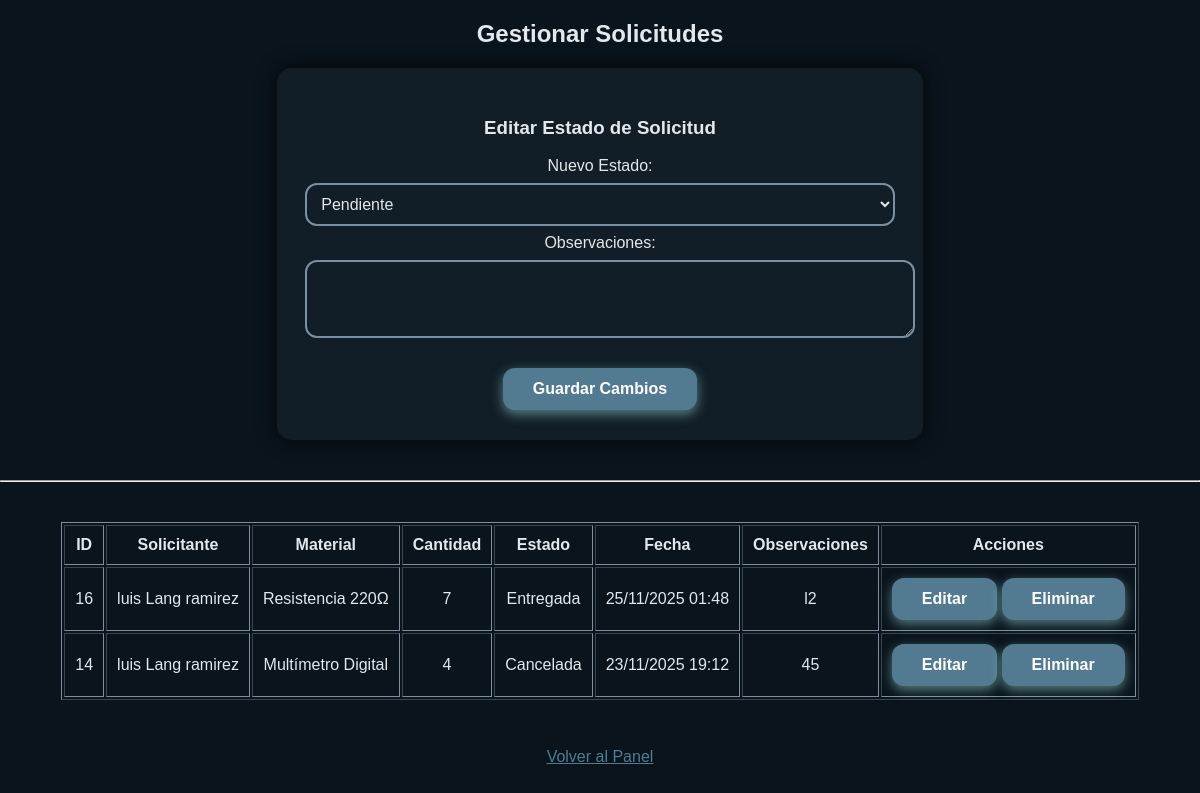
/index.php?controller=solicitudesAdmin&action=gestionar (signed in), run on an earlier commit of the app's database.
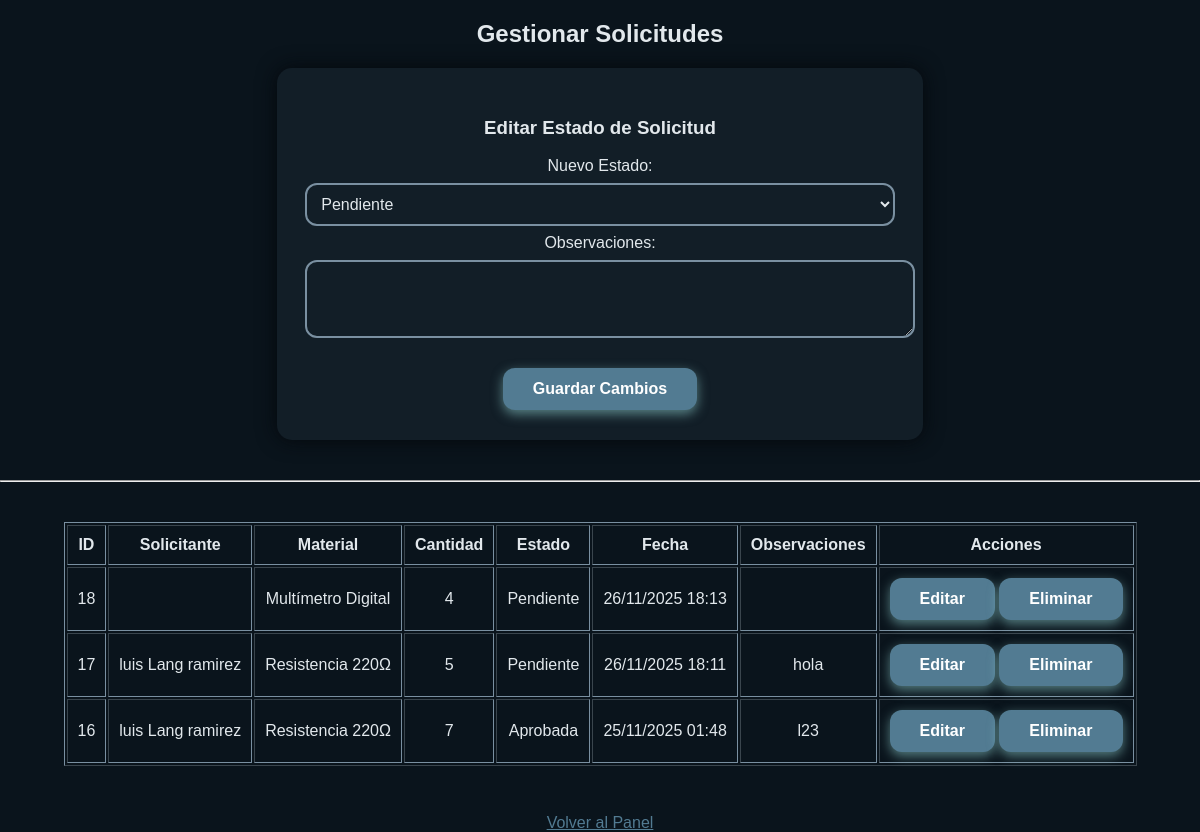
And on a later commit of the database.
### tables this page shows
CREATE TABLE `solicitudes` (
  `id_solicitud` int(11) NOT NULL AUTO_INCREMENT,
  `id_coordinadores` int(11) DEFAULT NULL,
  `id_alumno` int(11) DEFAULT NULL,
  `id_material` int(11) NOT NULL,
  `cantidad_solicitada` int(11) NOT NULL,
  `estado` enum('pendiente','aprobada','rechazada','entregada','cancelada') DEFAULT 'pendiente',
  `fecha_solicitud` datetime DEFAULT current_timestamp(),
  `observaciones` text DEFAULT NULL,
  PRIMARY KEY (`id_solicitud`),
  KEY `fk_solicitud_coord` (`id_coordinadores`),
  KEY `fk_solicitud_alumno` (`id_alumno`),
  KEY `fk_solicitud_material` (`id_material`),
  CONSTRAINT `fk_solicitud_alumno` FOREIGN KEY (`id_alumno`) REFERENCES `alumnos` (`id_alumno`) ON DELETE CASCADE ON UPDATE CASCADE,
  CONSTRAINT `fk_solicitud_coord` FOREIGN KEY (`id_coordinadores`) REFERENCES `coordinadores` (`id_coordinadores`) ON DELETE CASCADE ON UPDATE CASCADE,
  CONSTRAINT `fk_solicitud_material` FOREIGN KEY (`id_material`) REFERENCES `materiales` (`id_material`) ON DELETE CASCADE ON UPDATE CASCADE
);

CREATE TABLE `usuarios` (
  `id_usuario` int(11) NOT NULL AUTO_INCREMENT,
  `matricula` varchar(20) NOT NULL,
  `nombre` varchar(60) NOT NULL,
  `apellido_pa` varchar(60) NOT NULL,
  `apellido_ma` varchar(60) DEFAULT NULL,
  `correo` varchar(100) NOT NULL,
  `telefono` varchar(20) DEFAULT NULL,
  `contrasena` varchar(255) NOT NULL,
  `tipo_usuario` enum('coordinador','administrador','alumno') NOT NULL,
  `estatus` enum('activo','inactivo') DEFAULT 'activo',
  `genero` enum('masculino','femenino','otro') NOT NULL,
  `fecha_registro` datetime DEFAULT current_timestamp(),
  PRIMARY KEY (`id_usuario`),
  UNIQUE KEY `matricula` (`matricula`),
  UNIQUE KEY `correo` (`correo`)
);

CREATE TABLE `materiales` (
  `id_material` int(11) NOT NULL AUTO_INCREMENT,
  `id_ubicacion` int(11) NOT NULL,
  `nombre_material` varchar(100) NOT NULL,
  `descripcion` text DEFAULT NULL,
  `cantidad_disponible` int(11) NOT NULL DEFAULT 0,
  `unidad_medida` varchar(20) DEFAULT NULL,
  `estado` enum('activo','inactivo') DEFAULT 'activo',
  PRIMARY KEY (`id_material`),
  KEY `fk_material_ubicacion` (`id_ubicacion`),
  CONSTRAINT `fk_material_ubicacion` FOREIGN KEY (`id_ubicacion`) REFERENCES `ubicaciones` (`id_ubicacion`) ON DELETE CASCADE ON UPDATE CASCADE
);

### app/controllers/SolicitudesAdminController.php (called while the page is built, shortened)
<?php
require_once "config/Database.php";
require_once "app/models/Solicitud.php";
class SolicitudesAdminController {
    private $solicitudModel;
    public function __construct() {
        $this->conexion       = Database::getConnection();
        $this->solicitudModel = new Solicitud($this->conexion);
    }
    private function render($vista, $data = []) {
        extract($data);
        require "app/views/$vista.php";
    }
    public function gestionar() {
        $solicitudes = $this->solicitudModel->obtenerTodas();
        $mensaje = $_SESSION["mensaje"] ?? null;
        $actionEditar   = "index.php?controller=SolicitudesAdmin&action=editar";
        $actionEliminar = "index.php?controller=SolicitudesAdmin&action=eliminar";
        $volver         = "index.php?controller=Dashboard&action=panel";
        $this->render("gestionar_solicitudes", [
            "solicitudes"    => $solicitudes,
            "mensaje"        => $mensaje,
            "actionEditar"   => $actionEditar,
            "actionEliminar" => $actionEliminar,
            "volver"         => $volver
        ]);
    }
}
?>

### config/database.php (called while the page is built, shortened)
<?php
class Database {
    public static function getConnection() {
        $host = "localhost";
        $usuario = "root";
        $password = "";
        $base_datos = "gestion_materiales";
        $conexion = new mysqli($host, $usuario, $password, $base_datos);
        $conexion->set_charset("utf8mb4");
        return $conexion;
    }
}
?>

### app/models/Solicitud.php (called while the page is built, shortened)
<?php
class Solicitud {
    private $conexion;
    public function __construct($conexion) {
        $this->conexion = $conexion;
    }
    public function obtenerTodas() {
        $sql = "SELECT s.id_solicitud,
                       u.nombre,
                       u.apellido_pa,
                       u.apellido_ma,
                       m.nombre_material,
                       s.cantidad_solicitada,
                       s.estado,
                       s.fecha_solicitud,
                       s.observaciones
                FROM solicitudes s
                INNER JOIN materiales m ON s.id_material = m.id_material
                LEFT JOIN alumnos a ON s.id_alumno = a.id_alumno
                LEFT JOIN usuarios u ON a.id_usuario = u.id_usuario
                ORDER BY s.fecha_solicitud DESC";
        return $this->conexion->query($sql)->fetch_all(MYSQLI_ASSOC);
    }
}
?>

### app/views/gestionar_solicitudes.php (the view, shortened to what this page needs)
<!DOCTYPE html>
<html lang="es">
<head>
    <link id="theme-link" rel="stylesheet" href="assets/css/colores.css">
</head>
<body>
    <h2>Gestionar Solicitudes</h2>
    <form id="formSolicitud" action="<?= $actionEditar; ?>" method="POST"
          style="max-width:700px; margin:auto;">
        <h3 id="tituloForm">Editar Estado de Solicitud</h3>
        <label>Nuevo Estado:</label>
        <select name="estado" required>
            <option value="pendiente">Pendiente</option>
        </select>
        <label>Observaciones:</label>
        <textarea name="observaciones" rows="3" style="width:100%; border-radius:10px;"></textarea>
        <br><br>
        <button type="submit" id="btnGuardar">Guardar Cambios</button>
    </form>
    <hr style="margin:40px 0;">
    <table border="1" cellpadding="10"
           style="margin:auto; color:var(--text-main); border-color:var(--outline-main);">
        <thead>
            <tr>
                <th>ID</th>
                <th>Solicitante</th>
                <th>Material</th>
                <th>Cantidad</th>
                <th>Estado</th>
                <th>Fecha</th>
                <th>Observaciones</th>
                <th>Acciones</th>
            </tr>
        </thead>
        <tbody>
            <?php foreach ($solicitudes as $s): ?>
                <tr>
                    <td><?= $s['id_solicitud']; ?></td>
                    <td><?= htmlspecialchars($s['nombre'] . ' ' . $s['apellido_pa'] . ' ' . $s['apellido_ma']); ?></td>
                    <td><?= htmlspecialchars($s['nombre_material']); ?></td>
                    <td><?= $s['cantidad_solicitada']; ?></td>
                    <td><?= ucfirst(htmlspecialchars($s['estado'])); ?></td>
                    <td><?= date("d/m/Y H:i", strtotime($s['fecha_solicitud'])); ?></td>
                    <td><?= htmlspecialchars($s['observaciones']); ?></td>
                    <td>
                        <button onclick="editarSolicitud(
                            '<?= $s['id_solicitud']; ?>',
                            '<?= $s['estado']; ?>',
                            '<?= htmlspecialchars($s['observaciones'], ENT_QUOTES); ?>'
                        )">Editar</button>
                        <button onclick="confirmarEliminacion(
                        <?= $s['id_solicitud']; ?>
                        )">Eliminar</button>
                    </td>
                </tr>
            <?php endforeach; ?>
        </tbody>
    </table>
    <br>
    <a href="<?= htmlspecialchars($volver); ?>">Volver al Panel</a>
</body>
</html>

What changed in the data, as far as the page shows it:
removed solicitudes: id_solicitud "14", usuarios.nombre+apellido_pa+apellido_ma "luis Lang ramirez", id_material.nombre_material "Multímetro Digital", cantidad_solicitada "4", estado "Cancelada", fecha_solicitud "23/11/2025 19:12", observaciones "45"
added solicitudes: id_solicitud "18", id_material.nombre_material "Multímetro Digital", cantidad_solicitada "4", estado "Pendiente", fecha_solicitud "26/11/2025 18:13"
added solicitudes: id_solicitud "17", usuarios.nombre+apellido_pa+apellido_ma "luis Lang ramirez", id_material.nombre_material "Resistencia 220Ω", cantidad_solicitada "5", estado "Pendiente", fecha_solicitud "26/11/2025 18:11", observaciones "hola"
changed solicitudes id 16: estado "Entregada" → "Aprobada"; observaciones "l2" → "l23"
